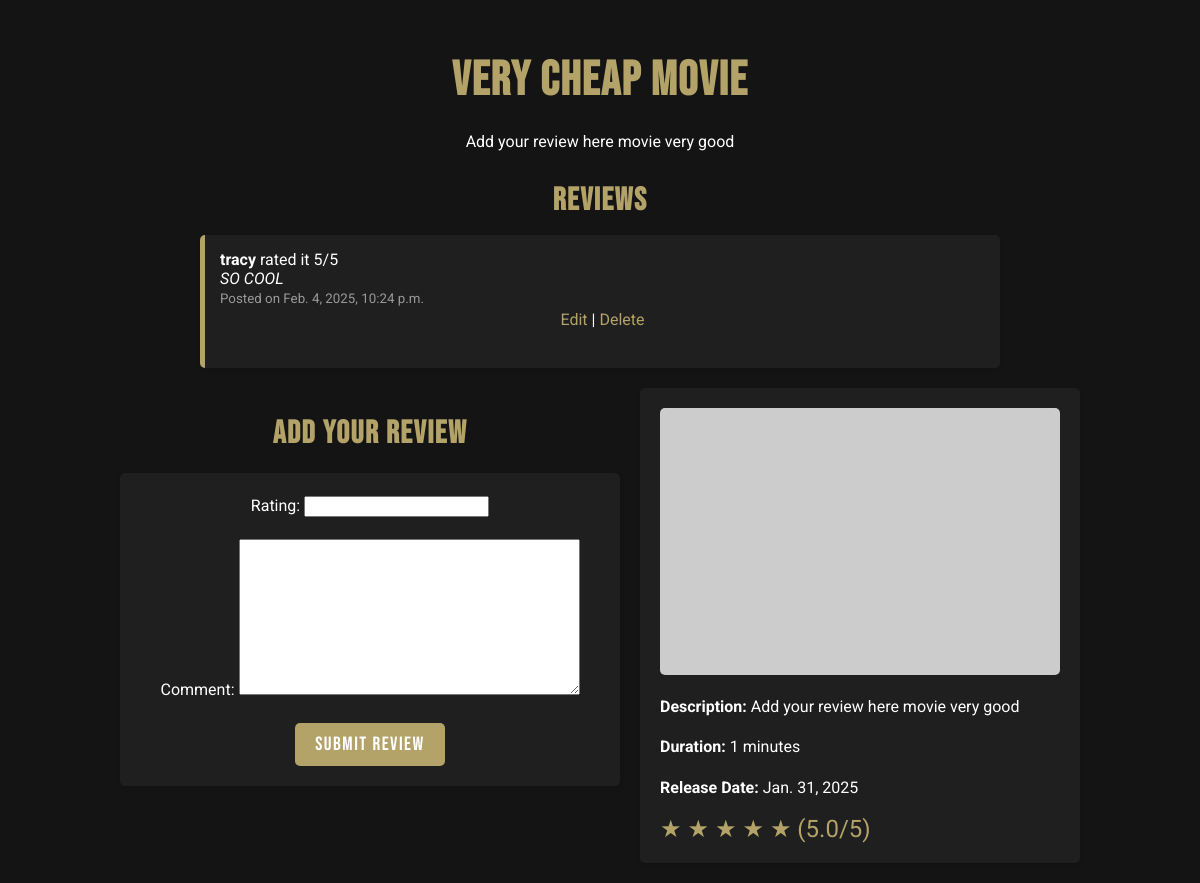
Screenshot of /movie_list/movies/1/ (signed in) with the database file from the repository.
### movies/models.py (models this page shows, shortened)
class Movie(models.Model):
    title = models.CharField(max_length=255)
    description = models.TextField()
    release_date = models.DateField()
    price = models.FloatField()
    duration = models.PositiveBigIntegerField()
    poster = models.ImageField(upload_to='posters/', blank=True, null=True)
    @property
    def average_rating(self):
        return self.reviews.aggregate(Avg('rating'))['rating__avg']

class Review(models.Model):
    movie = models.ForeignKey(Movie, related_name='reviews', on_delete=models.CASCADE)
    user = models.ForeignKey(User, on_delete=models.CASCADE)  # Optional: associate review with a user
    rating = models.IntegerField(
        validators=[
            MinValueValidator(0),
            MaxValueValidator(5),
        ]
    )
    comment = models.TextField()
    created_at = models.DateTimeField(auto_now_add=True)

### movie_list/views.py (the view)
# urls.py: path('movies/<int:pk>/', movie_detail, name='movie_detail'),
def movie_detail(request, pk):
    movie = get_object_or_404(Movie, pk=pk)
    reviews = movie.reviews.all()
    if request.method == 'POST':
        if not request.user.is_authenticated:
            return redirect('login')  # Replace 'login' with your login URL name
        form = ReviewForm(request.POST)
        if form.is_valid():
            review = form.save(commit=False)
            review.movie = movie
            review.user = request.user
            review.save()
            return redirect('movie_list:movie_detail', pk=movie.pk)  # Use namespace
    else:
        form = ReviewForm()
    context = {
        'movie': movie,
        'reviews': reviews,
        'form': form,
    }
    return render(request, 'movie_list/movie_detail.html', context)

### movies/forms.py
class ReviewForm(forms.ModelForm):
    class Meta:
        model = Review
        fields = ['rating', 'comment']  # Exclude movie and user as these will be set in the view

### movie_list/templates/movie_list/movie_detail.html (shortened to what this page needs)
<!DOCTYPE html>
<html lang="en">
<head>
</head>
<body>
    <h1>{{ movie.title }}</h1>
    <p>{{ movie.description }}</p>
    <div class="review-section">
        <h2>Reviews</h2>
        {% if reviews %}
            <ul>
                {% for review in reviews %}
                    <li>
                        <strong>{{ review.user.username }}</strong> rated it {{ review.rating }}/5<br>
                        <em>{{ review.comment }}</em> <br>
                        <small>Posted on {{ review.created_at }}</small>
                        {% if review.user == request.user %}
                            <p>
                                <a href="{% url 'edit_review' review.id %}">Edit</a>
                                |
                                <a href="{% url 'delete_review' review.id %}">Delete</a>
                            </p>
                        {% endif %}
                    </li>
                {% endfor %}
            </ul>
        {% else %}
            <p>No reviews yet.</p>
        {% endif %}
    </div>
    <div class="add-review-section">
        <div class="review-form">
            <h2>Add Your Review</h2>
            {% if user.is_authenticated %}
                <form method="post">
                    {{ form.as_p }}
                    <button type="submit">Submit Review</button>
                </form>
            {% else %}
                <p>You must be logged in to submit a review. <a href="{% url 'auths:login' %}">Log in</a></p>
            {% endif %}
        </div>
        <div class="movie-details">
            {% if movie.poster %}
                <img src="{{ movie.poster.url }}" alt="{{ movie.title }} Poster">
            {% else %}
                <img src="https://via.placeholder.com/300x200?text=No+Image" alt="No Image">
            {% endif %}
            <p><strong>Description:</strong> {{ movie.description }}</p>
            <p><strong>Duration:</strong> {{ movie.duration }} minutes</p>
            <p><strong>Release Date:</strong> {{ movie.release_date }}</p>
            <div class="rating-stars">
                {% if movie.average_rating %}
                    {% for _ in "12345" %}
                        {% if forloop.counter <= movie.average_rating %}
                            <span class="star">★</span>
                        {% else %}
                            <span class="star">☆</span>
                        {% endif %}
                    {% endfor %}
                    <span>({{ movie.average_rating|floatformat:1 }}/5)</span>
                {% else %}
                    <p>No ratings yet.</p>
                {% endif %}
            </div>
        </div>
    </div>
</body>
</html>

### movie_list/templates/movie_list/movie_detail.html (style rules this page uses)
body { font-family: 'Roboto', sans-serif; background-color: #141414; color: #FFFFFF; margin: 0; padding: 20px; }
h1, h2 { font-family: 'Bebas Neue', sans-serif; color: #B3A369; text-align: center; letter-spacing: 1.5px; }
h1 { font-size: 3em; margin-bottom: 20px; }
h2 { font-size: 2em; margin-bottom: 15px; }
p { text-align: center; max-width: 800px; margin: 0 auto 20px; line-height: 1.6; }
ul { list-style-type: none; padding: 0; width: 100%; max-width: 800px; margin: 0 auto; }
li { background-color: #1F1F1F; border-left: 5px solid #B3A369; margin-bottom: 10px; padding: 15px; border-radius: 5px; box-shadow: 0 2px 4px rgba(0, 0, 0, 0.1); }
form { background-color: #1F1F1F; padding: 20px; border-radius: 5px; margin-top: 20px; box-shadow: 0 2px 4px rgba(0, 0, 0, 0.1); }
button { background-color: #B3A369; color: #FFFFFF; border: none; padding: 10px 20px; border-radius: 5px; cursor: pointer; display: block; margin: 0 auto; font-family: 'Bebas Neue', sans-serif; font-size: 1.2em; letter-spacing: 1.5px; }
a { color: #B3A369; text-decoration: none; }
small { color: #999; }
.review-section { width: 100%; max-width: 800px; margin: 0 auto; }
.add-review-section { display: flex; gap: 20px; justify-content: center; margin-top: 20px; }
.review-form { flex: 1; max-width: 500px; }
.movie-details { flex: 1; max-width: 400px; background-color: #1F1F1F; padding: 20px; border-radius: 5px; box-shadow: 0 2px 4px rgba(0, 0, 0, 0.1); }
.movie-details img { width: 100%; height: auto; border-radius: 5px; margin-bottom: 15px; }
.movie-details p { text-align: left; margin: 0 0 15px; }
.rating-stars { font-size: 24px; color: #B3A369; }
.rating-stars .star { display: inline-block; }

### rows the page displays
Movie: title "Very cheap movie", description "Add your review here movie very good", duration "1", release_date "Jan. 31, 2025", average_rating "5.0"
Review: user.username "tracy", rating "5", comment "SO COOL", created_at "Feb. 4, 2025, 10:24 p.m.", shows "Edit"
